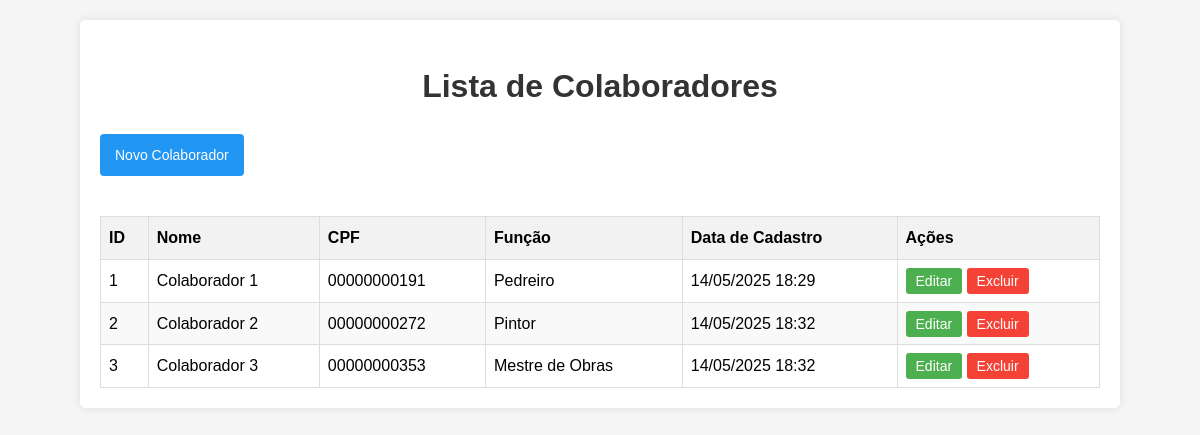
The page /admin/lista_colaboradores.php on the database its author committed.
### tables this page shows
CREATE TABLE IF NOT EXISTS `db_colaboradores` (
  `id` int NOT NULL AUTO_INCREMENT,
  `nome` varchar(100) NOT NULL,
  `cpf` varchar(14) NOT NULL,
  `funcao` varchar(50) NOT NULL,
  `data_cadastro` timestamp NULL DEFAULT CURRENT_TIMESTAMP,
  PRIMARY KEY (`id`),
  UNIQUE KEY `cpf` (`cpf`)
);

### admin/lista_colaboradores.php (the view, shortened to what this page needs)
<?php
include("../conf/connect.php");
try {
    $pdo = new PDO("mysql:host=$host;dbname=$dbname;charset=utf8", $username, $password);
    $pdo->setAttribute(PDO::ATTR_ERRMODE, PDO::ERRMODE_EXCEPTION);
} catch (PDOException $e) {
    die("Erro na conexão com o banco de dados: " . $e->getMessage());
}
$colaboradores = [];
try {
    $stmt = $pdo->query("SELECT id, nome, cpf, funcao, DATE_FORMAT(data_cadastro, '%d/%m/%Y %H:%i') as data_cadastro FROM db_colaboradores ORDER BY nome");
    $colaboradores = $stmt->fetchAll(PDO::FETCH_ASSOC);
} catch (PDOException $e) {
    die("Erro ao buscar colaboradores: " . $e->getMessage());
}
?>
<!DOCTYPE html>
<html lang="pt-BR">
<head>
</head>
<body>
    <div class="container">
        <h1>Lista de Colaboradores</h1>
        <a href="cadastro_colaborador.php" class="btn btn-add">Novo Colaborador</a>
        <table>
            <thead>
                <tr>
                    <th>ID</th>
                    <th>Nome</th>
                    <th>CPF</th>
                    <th>Função</th>
                    <th>Data de Cadastro</th>
                    <th>Ações</th>
                </tr>
            </thead>
            <tbody>
                <?php foreach ($colaboradores as $colaborador): ?>
                    <tr>
                        <td><?php echo htmlspecialchars($colaborador['id']); ?></td>
                        <td><?php echo htmlspecialchars($colaborador['nome']); ?></td>
                        <td><?php echo htmlspecialchars($colaborador['cpf']); ?></td>
                        <td><?php echo htmlspecialchars($colaborador['funcao']); ?></td>
                        <td><?php echo htmlspecialchars($colaborador['data_cadastro']); ?></td>
                        <td class="actions">
                            <a href="editar_colaborador.php?id=<?php echo $colaborador['id']; ?>" class="btn btn-edit">Editar</a>
                            <a href="excluir_colaborador.php?id=<?php echo $colaborador['id']; ?>" class="btn btn-delete" onclick="return confirm('Tem certeza que deseja excluir este colaborador?')">Excluir</a>
                        </td>
                    </tr>
                <?php endforeach; ?>
            </tbody>
        </table>
    </div>
</body>
</html>

### admin/lista_colaboradores.php (style rules this page uses)
body { font-family: Arial, sans-serif; line-height: 1.6; margin: 0; padding: 20px; background-color: #f5f5f5; }
.container { max-width: 1000px; margin: 0 auto; background: #fff; padding: 20px; border-radius: 5px; box-shadow: 0 0 10px rgba(0,0,0,0.1); }
h1 { color: #333; text-align: center; }
table { width: 100%; border-collapse: collapse; margin-top: 20px; }
th, td { border: 1px solid #ddd; padding: 8px; text-align: left; }
th { background-color: #f2f2f2; }
tr:nth-child(even) { background-color: #f9f9f9; }
.actions { white-space: nowrap; }
.btn { padding: 5px 10px; text-decoration: none; border-radius: 3px; font-size: 14px; }
.btn-edit { background-color: #4CAF50; color: white; }
.btn-delete { background-color: #f44336; color: white; }
.btn-add { display: inline-block; margin-bottom: 20px; background-color: #2196F3; color: white; padding: 10px 15px; text-decoration: none; border-radius: 4px; }

### rows shown on the page
db_colaboradores: id "1", nome "Colaborador 1", cpf "00000000191", funcao "Pedreiro", data_cadastro "14/05/2025 18:29"
db_colaboradores: id "2", nome "Colaborador 2", cpf "00000000272", funcao "Pintor", data_cadastro "14/05/2025 18:32"
db_colaboradores: id "3", nome "Colaborador 3", cpf "00000000353", funcao "Mestre de Obras", data_cadastro "14/05/2025 18:32"
